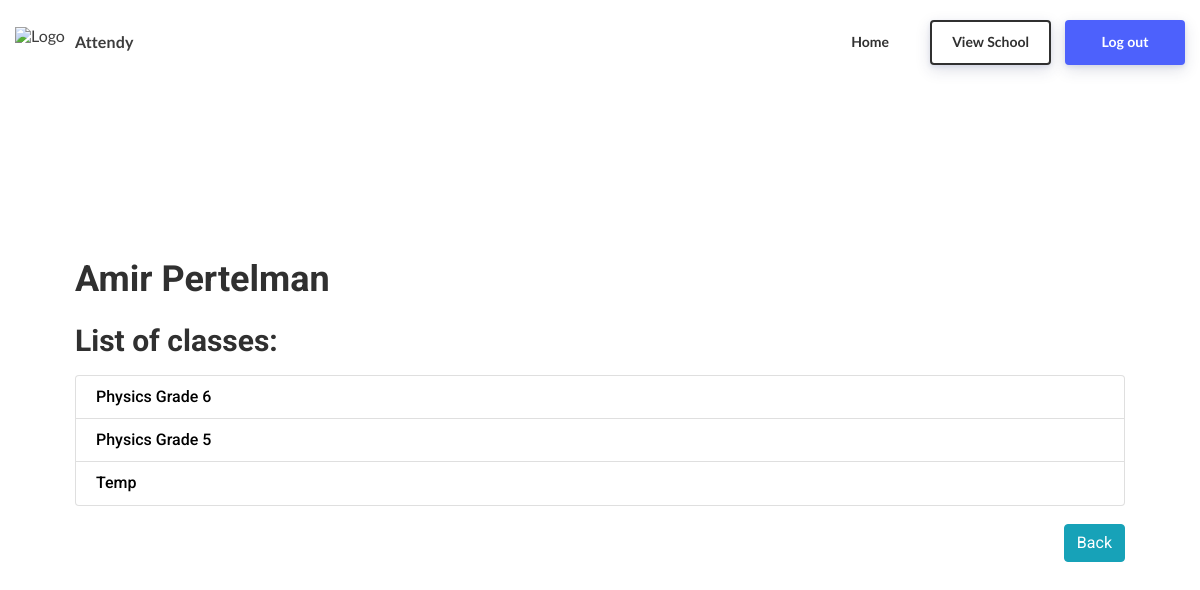
Screenshot of /view_teacher/2/ (signed in) with the database file from the repository.
### main/models.py (models this page shows, shortened)
class Teacher(models.Model):
    username = models.CharField(max_length=200, default='not set yet')
    name = models.CharField(max_length=200)
    id = models.AutoField(primary_key=True)
    is_admin = models.BooleanField(default=False)
    school = models.ForeignKey(School, default=0, on_delete=models.SET_DEFAULT)

class Class(models.Model):
    name = models.CharField(max_length=200)
    id = models.AutoField(primary_key=True)
    teacher = models.ForeignKey(Teacher, default=0, on_delete=models.SET_DEFAULT)
    student_list = models.CharField(max_length=1000, default='', blank=True)
    class Meta:
        verbose_name_plural = 'Classes'

### main/views.py (the view)
# urls.py: path('view_teacher/<int:teacher_id>/', views.view_teacher, name='view teacher'),
def view_teacher(request, teacher_id):
    if request.user.is_authenticated:
        teacher = Teacher.objects.filter(id=teacher_id)[0]
        classes = Class.objects.filter(teacher=teacher).all()
        return render(request=request, template_name='main/view_teacher.html',
                      context={'classes': classes, 'teacher': teacher})
    else:
        return redirect('main:landing page')

### main/templates/main/view_teacher.html (shortened to what this page needs)
<!DOCTYPE html>
<html lang="en">
<head>
    {% extends "main/header.html" %}
{% block content %}
<br>
<div class="container fix">
      <h1 class="title">{{teacher.name | title}}</h1>
    <h2 class="subtitle">List of classes:</h2>
    <ul class="list-group">
        {% for class in classes %}
        <a style="color:black; font-weight: 500;font-family: 'Roboto', sans-serif;" class="list-group-item"
           href="/view_teacher_class_for_admin/{{teacher.id}}/{{class.id}}">{{class.name | title}}</a>
        {% endfor %}
    </ul>
    <br>
    <a style="float:right;" class="btn btn-info" href="/">Back</a>
</div>
{% endblock %}

### rows the page displays
Teacher: name "Amir Pertelman"
Class: name "Physics Grade 6"
Class: name "Physics Grade 5"
Class: name "Temp"
